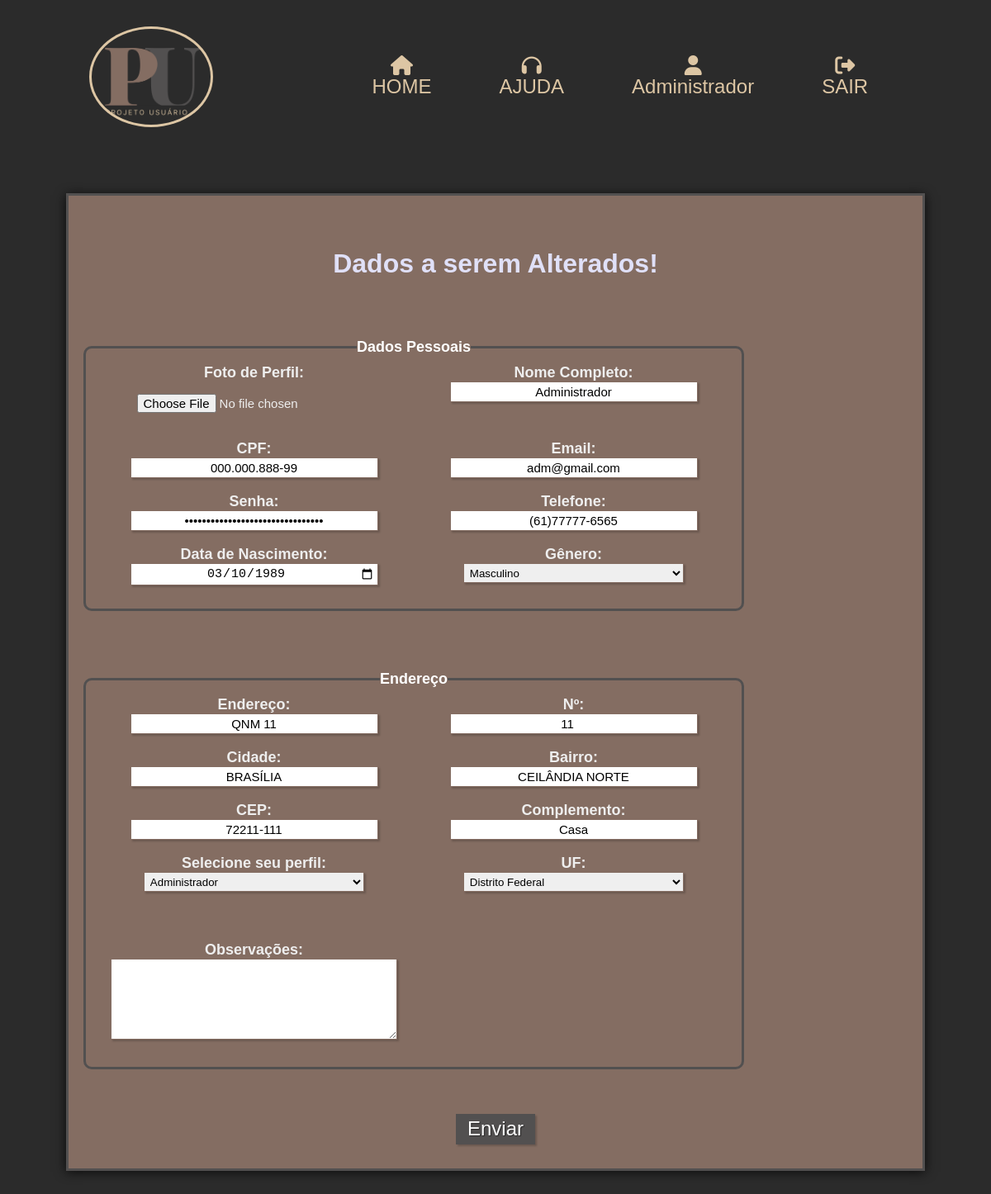
/view/alterar_usu.php?id_usuario=1 (signed in), run on the app's committed database.
### tables this page shows
CREATE TABLE `usuario` (
  `id_usuario` INT(11) NOT NULL AUTO_INCREMENT,
  `nome_usu` VARCHAR(100) NOT NULL,
  `email` VARCHAR(100) NOT NULL,
  `senha` VARCHAR(50) NOT NULL,
  `telefone` VARCHAR(20) DEFAULT NULL,
  `cpf` VARCHAR(14) DEFAULT NULL,
  `sexo` ENUM('masculino', 'feminino', 'naoBinario', 'naoDeclarar') NOT NULL COMMENT 'Masculino\\nFeminino\\nNão Binário\\nNão Declarar',
  `dt_nascimento` DATE DEFAULT NULL,
  `endereco` VARCHAR(70) DEFAULT NULL,
  `numero` CHAR(7) DEFAULT NULL,
  `complemento` VARCHAR(15) DEFAULT NULL,
  `bairro` VARCHAR(70) DEFAULT NULL,
  `cidade` VARCHAR(70) DEFAULT NULL,
  `cep` CHAR(9) DEFAULT NULL,
  `uf` CHAR(2) DEFAULT NULL,
  `foto` VARCHAR(50) DEFAULT NULL,
  `obs` TEXT DEFAULT NULL,
  `situacao` VARCHAR(10) DEFAULT 'Ativo' COMMENT 'Ativo\\nCancelado\\nBloqueado',
  `fk_id_perfil` INT(11) NOT NULL,
  PRIMARY KEY (`id_usuario`, `fk_id_perfil`),
  INDEX `fk_usuario_perfil_usu1_idx` (`fk_id_perfil` ASC) ,
  CONSTRAINT `fk_usuario_perfil_usu1`
    FOREIGN KEY (`fk_id_perfil`)
    REFERENCES `perfil` (`id_perfil`)
    ON DELETE NO ACTION
    ON UPDATE NO ACTION);

### model/usuarioDAO.php (called while the page is built, shortened)
<?php
require_once 'conexao.php';
require_once 'usuarioDTO.php';
class UsuarioDAO{
    public $pdo ;
    public function __construct(){
        $this->pdo = Conexao::getInstance();
    }
    public function buscarPorID($id) {
        try {
            $sql = "SELECT * FROM usuario WHERE id_usuario=?";
            $stmt = $this->pdo->prepare($sql);
            $stmt->bindValue(1,$id);
            $stmt->execute();
            if ($stmt->rowCount() > 0) {
                $usuarioFetch = $stmt->fetch(PDO::FETCH_ASSOC);
                $usuarioDTO = new UsuarioDTO();
                $usuarioDTO->setId_usuario($usuarioFetch["id_usuario"]);
                $usuarioDTO->setNome_usu($usuarioFetch["nome_usu"]);
                $usuarioDTO->setEmail($usuarioFetch["email"]);
                $usuarioDTO->setSenha($usuarioFetch["senha"]);
                $usuarioDTO->setCpf($usuarioFetch["cpf"]);
                $usuarioDTO->setTelefone($usuarioFetch["telefone"]);
                $usuarioDTO->setSexo($usuarioFetch["sexo"]);
                $usuarioDTO->setDt_nascimento($usuarioFetch["dt_nascimento"]);
                $usuarioDTO->setEndereco($usuarioFetch["endereco"]);
                $usuarioDTO->setNumero($usuarioFetch["numero"]);
                $usuarioDTO->setComplemento($usuarioFetch["complemento"]);
                $usuarioDTO->setBairro($usuarioFetch["bairro"]);
                $usuarioDTO->setCidade($usuarioFetch["cidade"]);
                $usuarioDTO->setUf($usuarioFetch["uf"]);
                $usuarioDTO->setCep($usuarioFetch["cep"]);
                $usuarioDTO->setSituacao($usuarioFetch["situacao"]);
                $usuarioDTO->setFoto($usuarioFetch["foto"]);
                $usuarioDTO->setObs($usuarioFetch["obs"]);
                $usuarioDTO->setId_Perfil($usuarioFetch["fk_id_perfil"]);
                return $usuarioDTO;
            }
            return false;
        } catch (PDOException $exc) {
            echo $exc->getMessage();
            die();
        }
    }
    public function mostrarFoto($id) {
        try{
            $sql = "SELECT * FROM usuario u INNER JOIN perfil p ON u.fk_id_perfil = p.id_perfil WHERE id_usuario=?";
            $stmt = $this->pdo->prepare($sql);
            $stmt->bindValue(1, $id);
            $stmt->execute();
            $usuarioFetch = $stmt->fetch(PDO::FETCH_ASSOC);
           if($usuarioFetch != null){
                $usuarioDTO = new usuarioDTO();
                    return $usuarioFetch;
               }
               return null;
           }catch(PDOException $exc){
           echo $exc->getMessage();
       }
    }
}

### model/conexao.php (called while the page is built)
<?php
class Conexao{
    private static $conexao;
    public static function getInstance(){
        if(!isset(self::$conexao)){
            try{
                $options = array(
                    PDO::ATTR_PERSISTENT => true,
                    PDO::MYSQL_ATTR_INIT_COMMAND => 'SET NAMES UTF8',
                    PDO::ATTR_ERRMODE => PDO::ERRMODE_EXCEPTION
                );
                    self::$conexao = new PDO("mysql:host=localhost;dbname=projeto_usu","root","",$options);
            }catch(PDOException $exc){
                echo "Erro ao conectar ao banco ".$exc->getMessage();
            }
        }
        return self::$conexao;
    }
}

### model/usuarioDTO.php (called while the page is built, shortened)
<?php
class UsuarioDTO{
    private $nome_usu;
    private $email;
    private $senha;
    private $cpf;
    private $telefone;
    private $sexo;
    private $dt_nascimento;
    private $endereco;
    private $numero;
    private $complemento;
    private $bairro;
    private $cidade;
    private $uf;
    private $cep;
    private $foto;
    private $obs;
    public function setId_usuario($id_usuario)
    {
        return $this;
    }
    public function getNome_usu(){
        return $this->nome_usu;
    }
    public function setNome_usu($nome_usu)
    {
        $this->nome_usu = ucwords(trim($nome_usu));
        return $this;
    }
    public function getEmail()
    {
        return $this->email;
    }
    public function setEmail($email)
    {
        $this->email = strtolower(trim($email));
        return $this;
    }
    public function getSenha()
    {
        return $this->senha;
    }
    public function setSenha($senha)
    {
        $this->senha = strtolower(trim($senha));
        return $this;
    }
    public function getCpf(){
        return $this->cpf;
    }
    public function setCpf($cpf)
    {
        $this->cpf = $cpf;
        return $this;
    }
    public function getTelefone(){
        return $this->telefone;
    }
    public function setTelefone($telefone){
        $this->telefone = $telefone;
    }
    public function getSexo(){
        return $this->sexo;
    }
    public function setSexo($sexo){
        $this->sexo = $sexo;
    }
    public function getDt_nascimento(){
        return $this->dt_nascimento;
    }
    public function setDt_nascimento($dt_nascimento){
        $this->dt_nascimento = $dt_nascimento;
    }
    public function getFoto(){
        return $this->foto;
    }
    public function setFoto($foto){
        $this->foto = $foto;
    }
    public function getObs(){
        return $this->obs;
    }
    public function setObs($obs){
        $this->obs = $obs;
    }
    public function getEndereco(){
        return $this->endereco;
    }
    public function setEndereco($endereco)
    {
        $this->endereco = $endereco;
        return $this;
    }
    public function getNumero(){
        return $this->numero;
    }
    public function setNumero($numero)
    {
        $this->numero = $numero;
        return $this;
    }
    public function getComplemento(){
        return $this->complemento;
    }
    public function setComplemento($complemento)
    {
        $this->complemento = $complemento;
        return $this;
    }
    public function getBairro(){
        return $this->bairro;
    }
    public function setBairro($bairro)
    {
        $this->bairro = $bairro;
        return $this;
    }
    public function getCidade(){
        return $this->cidade;
    }
    public function setCidade($cidade)
    {
        $this->cidade = $cidade;
        return $this;
    }
    public function getUf(){
        return $this->uf;
    }
    public function setUf($uf)
    {
        $this->uf = $uf;
        return $this;
    }
    public function getCep(){
        return $this->cep;
    }
    public function setCep($cep)
    {
        $this->cep = $cep;
        return $this;
    }
    public function setSituacao($situacao)
    {
        return $this;
    }
    public function setId_perfil($id_perfil)
    {
        return $this;
    }
}

### view/alterar_usu.php (the view, shortened to what this page needs)
<?php
require_once '../model/usuarioDAO.php';
$usuarioDAO = new UsuarioDAO();
if(isset($_SESSION['id_usuario'])){
    $nome_usuario = $_SESSION['nome_usu'];
    $id = $_SESSION['id_usuario'];
    $id_perfil = $_SESSION['id_perfil'];
    $usuario = $usuarioDAO->buscarPorID($id);
    $usuarioFetch = $usuarioDAO->mostrarFoto($id);
}else{
    $nome_usuario = "";
    header("Location: ../index.php?msg=Usuário não encontrado");
    exit();
}
?>
<!DOCTYPE html>
<html lang="pt-br">
<head>
    <link rel="stylesheet" href="../css/cadastro.css">
    <link rel="stylesheet" href="../css/style.css">
    <link rel="stylesheet" href="https://cdnjs.cloudflare.com/ajax/libs/font-awesome/6.4.0/css/all.min.css" />
    <link rel="stylesheet" href="https://cdn.jsdelivr.net/npm/sweetalert2@11.0.18/dist/sweetalert2.min.css">
</head>
<body>
    <header class="main_header">
        <a href="../index.php" class="logo">
            <img src="../assets/Logo.png" alt="Bem vindo ao projeto usuário">
        </a>
        <nav class="navbar">
            <a href="../index.php"><i class="fa-solid fa-house"></i>HOME</a></li>
            <a href="http://" target="_blank"><i class="fa-solid fa-headphones"></i>AJUDA</a>
            <?php
                if (!empty($nome_usuario)) {
                    if ($id_perfil == 1 || $id_perfil == 2 || $id_perfil == 3) {
                        $foto = $usuarioFetch['foto'] ?? "";
                        echo '<a href="perfil_usu.php">';
                        if ($foto) {
                                echo '<img src="../assets/pessoas/'.$foto.'" alt="Foto do Cliente">';
                            } else {
                                echo '<i class="fa-solid fa-user"></i>';
                            }
                        echo $nome_usuario.'</a>';
                        echo '<a class="border1" href="../control/control_sair.php" class="item_menu"><i class="fa-solid fa-right-from-bracket"></i>SAIR</a>';
                    }
                }
            ?>
        </nav>
    </header>
    <main id="container">
        <h1>Dados a serem Alterados!</h1>
        <form action="../control/alterar_cliente_control.php" method="post" enctype="multipart/form-data">
            <fieldset class="grupo">
                <legend><strong>Dados Pessoais</strong></legend>
                <div class="field">
                    <label for="foto"><strong>Foto de Perfil:</strong></label>
                    <input type="file" name="foto" class="input" value="<?= $usuario->getFoto()?>" required>
                </div>
                <div class="field">
                    <label for="nome_usu"><strong>Nome Completo:</strong><br></label>
                    <input type="text" name="nome_usu" class="input" value="<?= $usuario->getNome_usu()?>" required>
                </div>
                <div class="field">
                    <label for="cpf"><strong>CPF:</strong><br></label>
                    <input type="text" name="cpf" value="<?= $usuario->getCpf()?>" class="input">
                </div>
                <div class="field">
                    <label for="email"><strong>Email:</strong><br></label>
                    <input type="text" name="email" value="<?= $usuario->getEmail()?>" class="input">
                </div>
                <div class="field">
                    <label for="senha"><strong>Senha:</strong><br></label>
                    <input type="password" name="senha" value="<?= $usuario->getSenha()?>" class="input">
                </div>
                <div class="field">
                    <label for="telefone"><strong>Telefone:</strong><br></label>
                    <input type="tel" name="telefone" value="<?= $usuario->getTelefone()?>" class="input">
                </div>
                <div class="field">
                    <label for="dt_nascimento"><strong>Data de Nascimento:</strong><br></label>
                    <input type="date" name="dt_nascimento" value="<?= $usuario->getDt_nascimento()?>" class="input">
                </div>
                <div class="field">
                    <label for="sexo"><strong>Gênero:</strong></label><br>
                    <select id="sexo" name="sexo" required>
                        <option value="masculino" <?=($usuario->getSexo() == 'masculino') ? 'selected' : ''; ?>>Masculino</option>
                    </select>
                </div>
            </fieldset>
            <fieldset class="grupo">
                <legend><strong>Endereço</strong></legend>
                <div class="field">
                    <label for="endereco"><strong>Endereço:</strong><br></label>
                    <input type="text" name="endereco" value="<?= $usuario->getEndereco()?>" class="input">
                </div>
                <div class="field">
                    <label for="numero"><strong>Nº:</strong><br></label>
                    <input type="number" name="numero" value="<?= $usuario->getNumero()?>" class="input">
                </div>
                <div class="field">
                    <label for="cidade"><strong>Cidade:</strong><br></label>
                    <input type="text" name="cidade" value="<?= $usuario->getCidade()?>" class="input">
                </div>
                <div class="field">
                    <label for="bairro"><strong>Bairro:</strong><br></label>
                    <input type="text" name="bairro" value="<?= $usuario->getBairro()?>" class="input">
                </div>
                <div class="field">
                    <label for="cep"><strong>CEP:</strong><br></label>
                    <input type="text" name="cep" value="<?= $usuario->getCep()?>" class="input">
                </div>
                <div class="field">
                    <label for="complemento"><strong>Complemento:</strong><br></label>
                    <input type="text" name="complemento" value="<?= $usuario->getComplemento()?>" class="input">
                </div>
                <div class="field">
                    <label for="sexo"><strong>Selecione seu perfil:</strong></label><br>
                    <?php
                        if(isset($_SESSION['id_perfil']) && $_SESSION['id_perfil'] == 1){
                            echo'
                                <select id="fk_id_perfil" name="fk_id_perfil" required>
                                    <option value="1">Administrador</option>
                                    <option value="2">Cliente</option>
                                    <option value="3">Moderador</option>
                                </select>
                            ';
                        }elseif(isset($_SESSION['id_perfil']) && $_SESSION['id_perfil'] == 2){
                            echo '
                                <select id="fk_id_perfil" name="fk_id_perfil" required>
                                    <option value="2">Cliente</option>
                                </select>
                            ';
                        }elseif(isset($_SESSION['id_perfil']) && $_SESSION['id_perfil'] == 3){
                            echo '
                                <select id="fk_id_perfil" name="fk_id_perfil" required>
                                    <option value="3">Moderador</option>
                                </select>';
                        }
                    ?>
                </div>
                <div class="field">
                    <label for="uf"><strong>UF:</strong></label><br>
                    <select id="estado" name="uf" required>
                        <option value="DF" <?=($usuario->getUf() == 'DF') ? 'selected' : ''; ?>>Distrito Federal</option>
                    </select><br><br><br>
                </div>
                <div class="field">
                    <label for="obs"><strong>Observações:</strong><br></label>
                    <textarea rows="6" style="width: 26em" name="obs" value="<?= $usuario->getObs()?>" ></textarea>
                </div>
            </fieldset> <br><br><br>
            <input type="submit" value="Enviar" name="submit" class="botao">
        </form>
    </main>
</body>
</html>

### data on the page
usuario: nome_usu "Administrador", cpf "000.000.888-99", email "adm@gmail.com", telefone "(61)77777-6565", dt_nascimento "03/10/1989", sexo "Masculino", endereco "QNM 11", numero "11", cidade "BRASÍLIA", bairro "CEILÂNDIA NORTE", cep "72211-111", complemento "Casa", uf "Distrito Federal"

### other printed values
$nome_usuario "Administrador"
